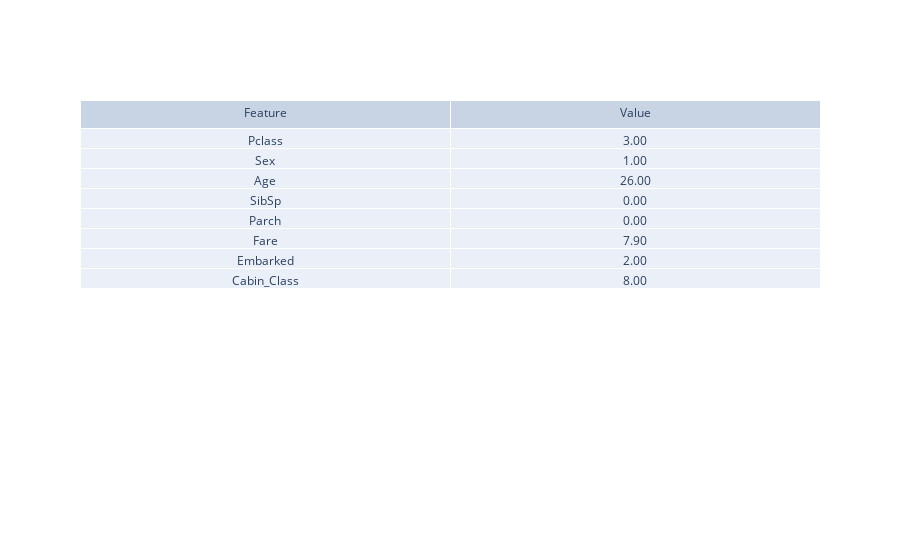

Here is the notebook cell this chart was saved with:
### Code cell
feature_values(t, model)

### Figure 1 — Plotly figure (JSON) as saved in the notebook; plotly's stock layout.template omitted (floating-point values rounded to 4 significant figures)
{"data": [{"cells": {"values": [["Pclass", "Sex", "Age", "SibSp", "Parch", "Fare", "Embarked", "Cabin_Class"], ["3.00", "1.00", "26.00", "0.00", "0.00", "7.90", "2.00", "8.00"]]}, "header": {"values": ["Feature", "Value"]}, "type": "table"}], "layout": {}}
